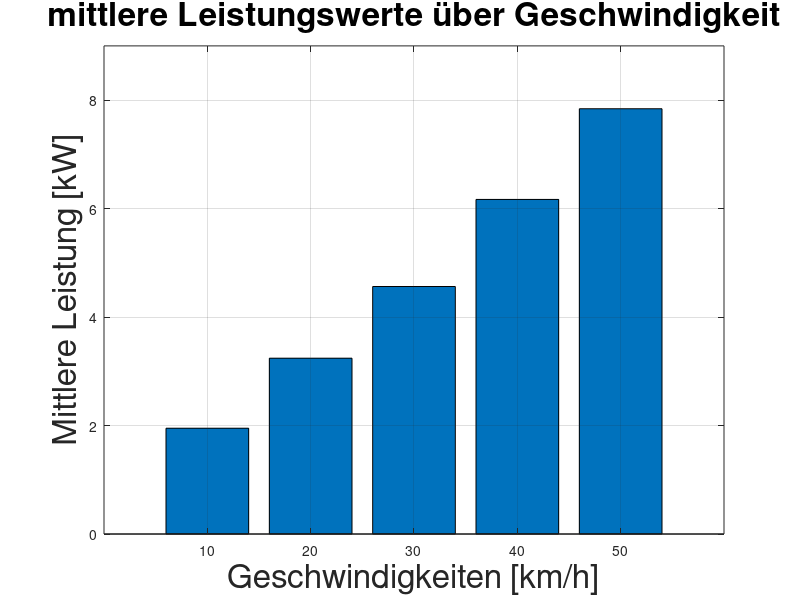
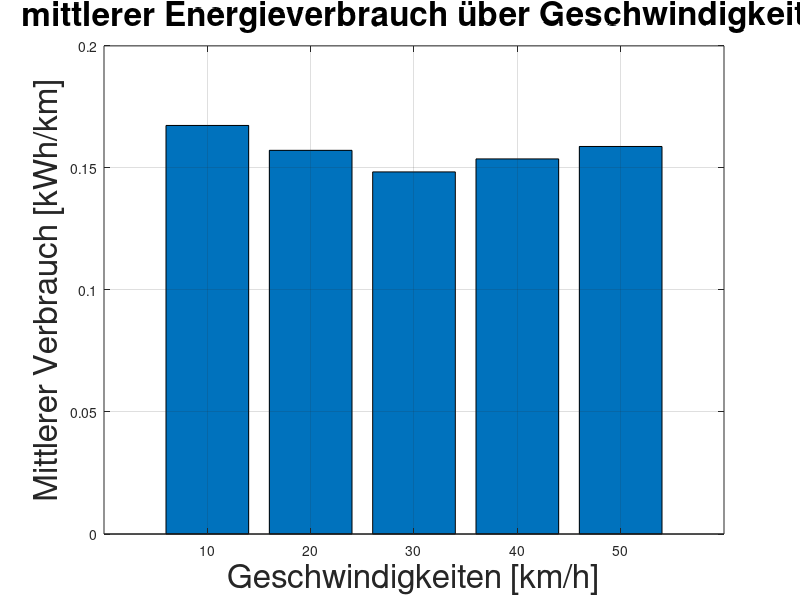

The MATLAB source for these figures, in order:
clc;
clear all;

load("Mittelwerte_10.mat");
verbrauch_10 = durchschnittliche_energieverbrauch;
leistung_10 = durchschnittliche_leistung;

load("Mittelwerte_20.mat");
verbrauch_20 = durchschnittliche_energieverbrauch;
leistung_20 = durchschnittliche_leistung;

load("Mittelwerte_30.mat");
verbrauch_30 = durchschnittliche_energieverbrauch;
leistung_30 = durchschnittliche_leistung;

load("Mittelwerte_40.mat");
verbrauch_40 = durchschnittliche_energieverbrauch;
leistung_40 = durchschnittliche_leistung;

load("Mittelwerte_50.mat");
verbrauch_50 = durchschnittliche_energieverbrauch;
leistung_50 = durchschnittliche_leistung;

figure(1);
leistung = [leistung_10,leistung_20, leistung_30,leistung_40,leistung_50];
geschwingkeiten = [10 20 30 40 50];
bar(geschwingkeiten,leistung)
title("mittlere Leistungswerte über Geschwindigkeit", 'FontSize',24)
xlabel('Geschwindigkeiten [km/h]', 'FontSize',24)
ylabel('Mittlere Leistung [kW]', 'FontSize',24)
ylim([0 9])
grid on;

figure(2);
verbrauch = [verbrauch_10, verbrauch_20, verbrauch_30, verbrauch_40, verbrauch_50];
bar(geschwingkeiten,verbrauch)
title("mittlerer Energieverbrauch über Geschwindigkeit", 'FontSize',24)
xlabel('Geschwindigkeiten [km/h]', 'FontSize',24)
ylabel('Mittlerer Verbrauch [kWh/km]','FontSize',24)
grid on;